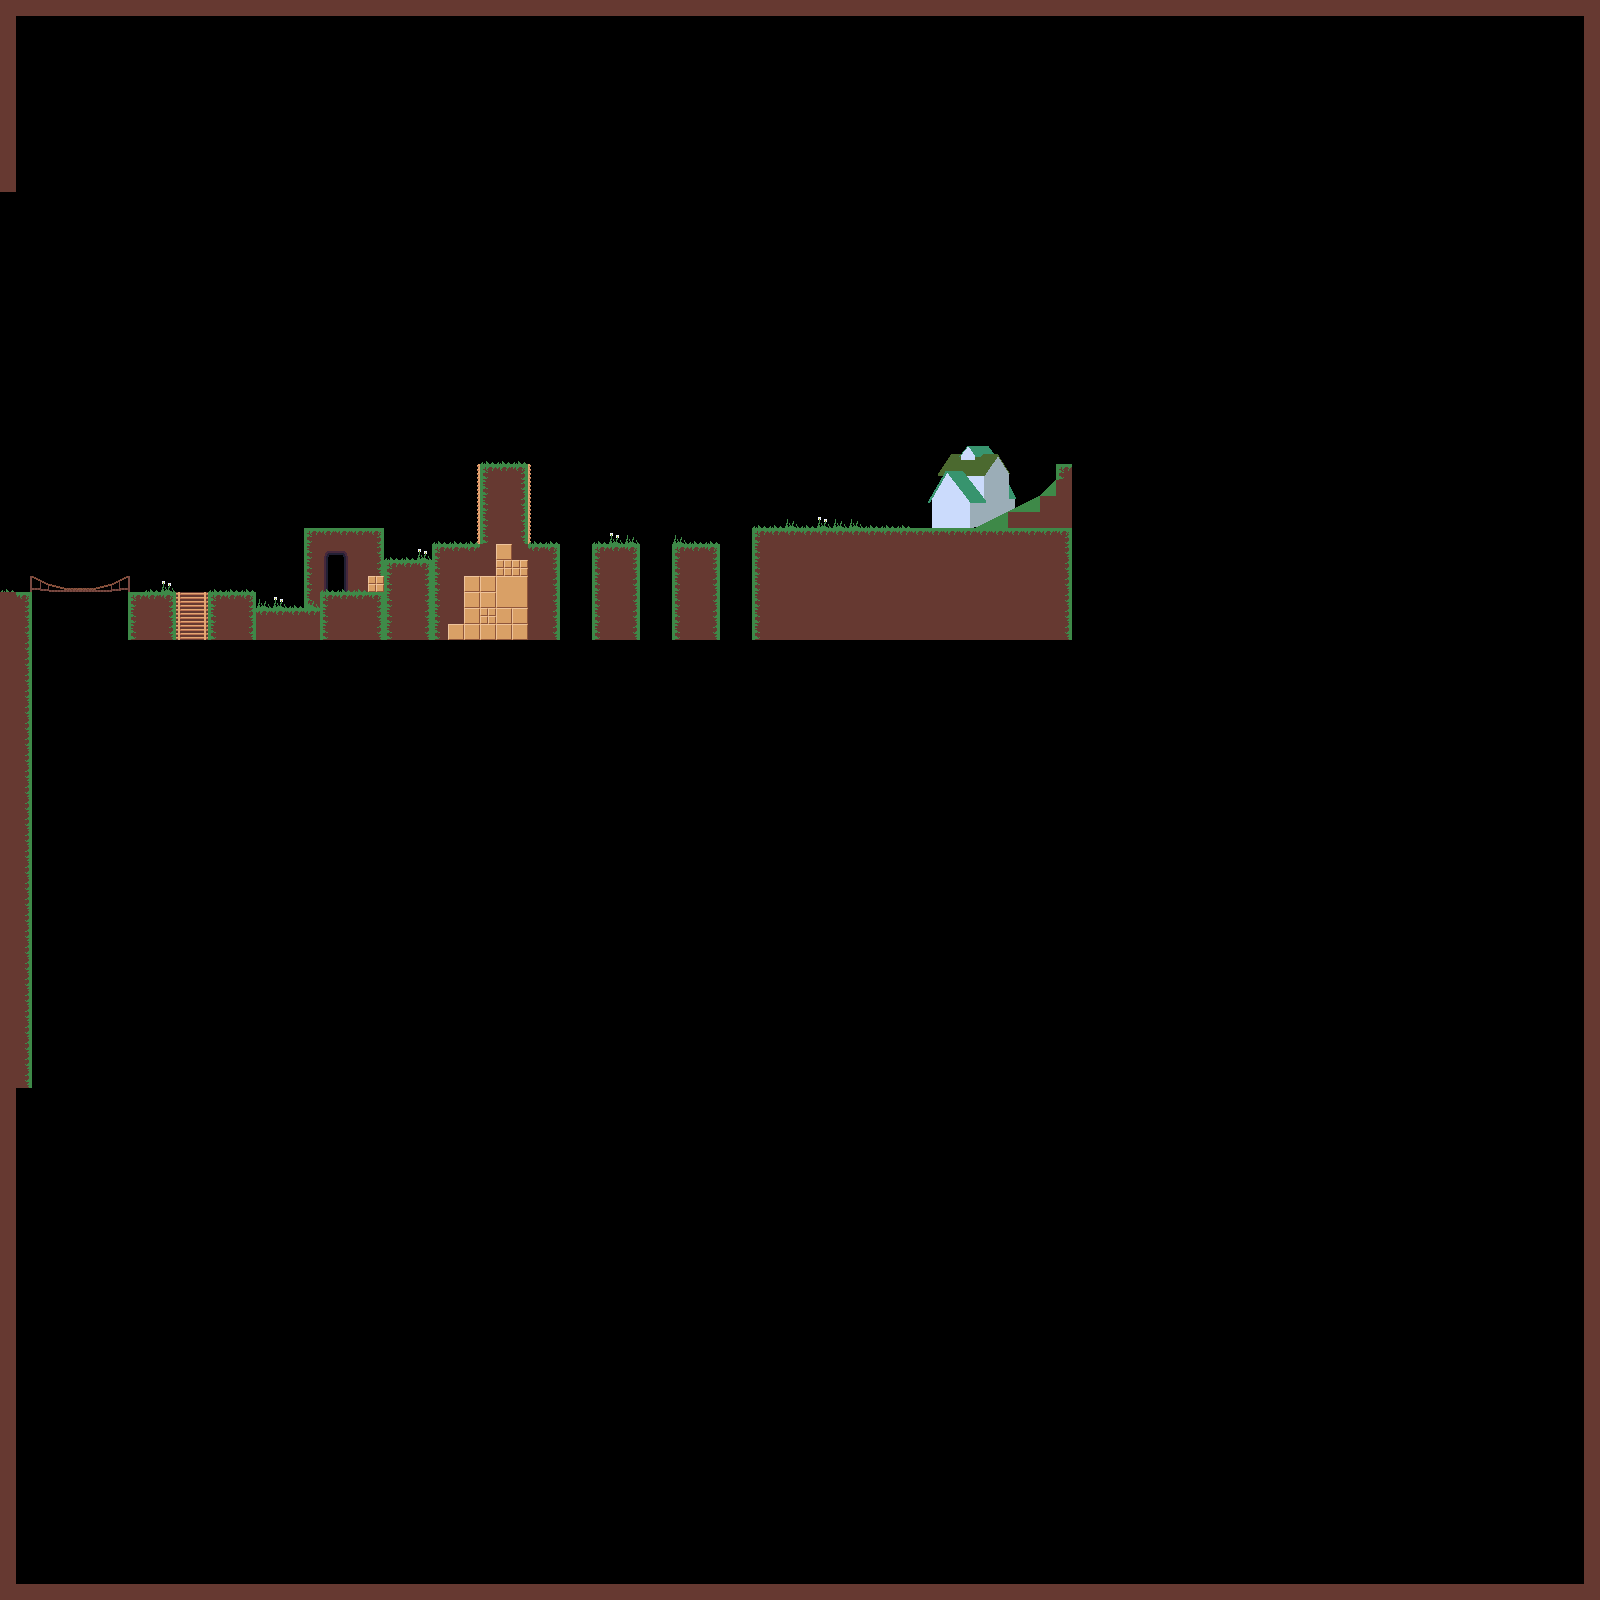

Below is a game level as drawn by its tile map, then a one-line description and the .tmx that defines it (tile-layer data replaced by summaries):
An orthogonal 100x100 tile map with 16x16 px tiles, 4 tile layers (Background Dirt, Background Dark, House, Foreground) and 28 objects (4x Spawn, 3x Ladder, 2x Door, 2x Kill, QuestCoin, ...).

<map version="1.0" tiledversion="2018.08.06" orientation="orthogonal" renderorder="right-down" width="100" height="100" tilewidth="16" tileheight="16" infinite="0" nextlayerid="12" nextobjectid="86">
 <tileset firstgid="1" source="../tilesheet.tsx" />
 <layer id="1" name="Background Dirt" width="100" height="100">
  <data>[10000 cells, 711 non-empty, 14 distinct tile ids]</data>
 </layer>
 <layer id="11" name="Background Dark" width="100" height="100">
  <properties>
   <property name="dark" value="" />
  </properties>
  <data>[10000 cells, 21 non-empty, 12 distinct tile ids]</data>
 </layer>
 <layer id="6" name="House" width="100" height="100">
  <data>[10000 cells, 42 non-empty, 38 distinct tile ids]</data>
 </layer>
 <layer id="9" name="Foreground" width="100" height="100">
  <properties>
   <property name="fg" value="" />
  </properties>
  <data>[10000 cells, 62 non-empty, 16 distinct tile ids]</data>
 </layer>
 <objectgroup id="10" name="Doors">
  <object id="77" name="Door" type="Door" x="327.636" y="553.636" width="16.7273" height="38.3636">
   <properties>
    <property name="id" value="1" />
    <property name="push" value="assets/maps/World1/cave.tmx" />
   </properties>
  </object>
  <object id="83" name="Door" type="Door" x="0" y="560" width="16" height="32">
   <properties>
    <property name="id" value="2" />
    <property name="push" value="assets/maps/World1/vangart.tmx" />
   </properties>
  </object>
  <object id="85" name="QuestCoin" type="QuestCoin" x="496" y="432" width="16" height="16" />
 </objectgroup>
 <objectgroup id="2" name="Solids">
  <object id="6" x="384" y="560" width="176" height="144" />
  <object id="8" x="592" y="544" width="48" height="160" />
  <object id="10" x="320" y="592" width="64" height="112" />
  <object id="11" x="256" y="608" width="64" height="96" />
  <object id="12" x="208" y="592" width="48" height="112" />
  <object id="13" x="128" y="592" width="48" height="223.333" />
  <object id="21" x="432" y="544" width="128" height="16" />
  <object id="22" x="672" y="544" width="48" height="160" />
  <object id="34" x="752" y="528" width="320" height="272" />
  <object id="67" x="976" y="480" width="80" height="48" />
  <object id="70" x="32" y="592" width="96" height="16" />
  <object id="71" x="0" y="592" width="32" height="112" />
  <object id="78" x="480" y="464" width="48" height="80" />
  <object id="82" x="368" y="576" width="16" height="16" />
 </objectgroup>
 <objectgroup id="4" name="Spawns">
  <object id="24" name="Spawn" type="Spawn" x="544" y="347.333" width="16" height="452.667" />
  <object id="28" name="Spawn" type="Spawn" x="752" y="341.333" width="16" height="458.667" />
  <object id="30" name="Spawn" type="Spawn" x="128" y="448" width="16" height="368" />
  <object id="31" name="Kill" type="Kill" x="-192" y="704" width="207" height="114" />
  <object id="62" name="Spawn" type="Spawn" x="1056" y="336" width="16" height="458.667" />
  <object id="75" name="Water" type="Water" x="-240" y="635.667" width="1440" height="1028" />
  <object id="76" name="Kill" type="Kill" x="1007.17" y="638.667" width="287" height="96" />
 </objectgroup>
 <objectgroup id="3" name="Entities">
  <object id="17" name="Ladder" type="Ladder" x="176" y="592" width="32" height="120.667" />
  <object id="79" name="Ladder" type="Ladder" x="477" y="464" width="3" height="80" />
  <object id="80" name="Ladder" type="Ladder" x="528" y="464" width="3" height="80" />
  <object id="81" name="Wise Old Woman" type="WiseOldWoman" x="222.5" y="541" width="24" height="50.75" />
 </objectgroup>
</map>
